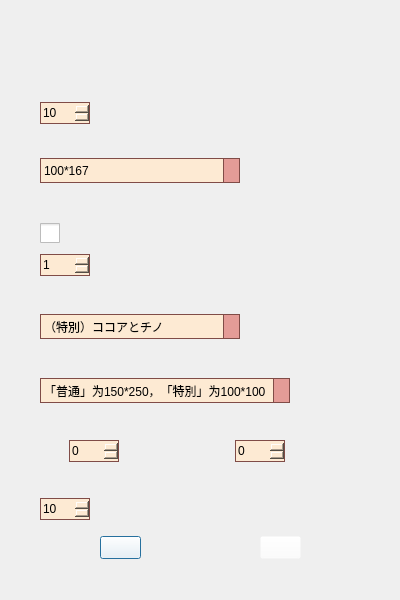
<?xml version="1.0" encoding="UTF-8"?>
<ui version="4.0">
 <class>ToolsSetExtraClass</class>
 <widget class="QDialog" name="ToolsSetExtraClass">
  <property name="geometry">
   <rect>
    <x>0</x>
    <y>0</y>
    <width>400</width>
    <height>600</height>
   </rect>
  </property>
  <property name="windowTitle">
   <string>设置</string>
  </property>
  <property name="windowIcon">
   <iconset resource="tools.qrc">
    <normaloff>:/picture_tools/icon/picture_tools/icon/icon_main_mainwindow.png</normaloff>:/picture_tools/icon/picture_tools/icon/icon_main_mainwindow.png</iconset>
  </property>
  <property name="windowOpacity">
   <double>5.000000000000000</double>
  </property>
  <widget class="QSpinBox" name="spinBox_3">
   <property name="geometry">
    <rect>
     <x>69</x>
     <y>440</y>
     <width>50</width>
     <height>22</height>
    </rect>
   </property>
   <property name="contextMenuPolicy">
    <enum>Qt::NoContextMenu</enum>
   </property>
   <property name="styleSheet">
    <string notr="true">/*按钮未按下*/
QSpinBox::up-button
{
    image: url(:/picture_tools/spinbox/picture_tools/spinbox_style/up_button.png);     
    background: #FDEAD3;
}
QSpinBox::down-button
{
    image: url(:/picture_tools/spinbox/picture_tools/spinbox_style/down_button.png); 
    background: #FDEAD3;
}
/*按钮按下*/
QSpinBox::up-button:pressed
{
    image: url(:/picture_tools/spinbox/picture_tools/spinbox_style/up_button.png);   
    background: #FDEAD3;     
}
QSpinBox::down-button:pressed
{
    image: url(:/picture_tools/spinbox/picture_tools/spinbox_style/down_button.png); 
    background: #FDEAD3;
}
/*总体设置*/
QSpinBox
{
    border: 1px solid #804C47;
    background: #FDEAD3;
}</string>
   </property>
   <property name="maximum">
    <number>9999</number>
   </property>
  </widget>
  <widget class="QSpinBox" name="spinBox_4">
   <property name="geometry">
    <rect>
     <x>235</x>
     <y>440</y>
     <width>50</width>
     <height>22</height>
    </rect>
   </property>
   <property name="contextMenuPolicy">
    <enum>Qt::NoContextMenu</enum>
   </property>
   <property name="styleSheet">
    <string notr="true">/*按钮未按下*/
QSpinBox::up-button
{
    image: url(:/picture_tools/spinbox/picture_tools/spinbox_style/up_button.png);     
    background: #FDEAD3;
}
QSpinBox::down-button
{
    image: url(:/picture_tools/spinbox/picture_tools/spinbox_style/down_button.png); 
    background: #FDEAD3;
}
/*按钮按下*/
QSpinBox::up-button:pressed
{
    image: url(:/picture_tools/spinbox/picture_tools/spinbox_style/up_button.png);   
    background: #FDEAD3;     
}
QSpinBox::down-button:pressed
{
    image: url(:/picture_tools/spinbox/picture_tools/spinbox_style/down_button.png); 
    background: #FDEAD3;
}
/*总体设置*/
QSpinBox
{
    border: 1px solid #804C47;
    background: #FDEAD3;
}</string>
   </property>
   <property name="maximum">
    <number>9999</number>
   </property>
  </widget>
  <widget class="QPushButton" name="pushButton_apply">
   <property name="geometry">
    <rect>
     <x>100</x>
     <y>536</y>
     <width>41</width>
     <height>23</height>
    </rect>
   </property>
   <property name="styleSheet">
    <string notr="true">QPushButton
{
    background: rgb(255,255,255,0);
}</string>
   </property>
   <property name="text">
    <string/>
   </property>
  </widget>
  <widget class="QPushButton" name="pushButton_cancel">
   <property name="geometry">
    <rect>
     <x>260</x>
     <y>536</y>
     <width>41</width>
     <height>23</height>
    </rect>
   </property>
   <property name="styleSheet">
    <string notr="true">QPushButton
{
    background: rgb(255,255,255,0);
}</string>
   </property>
   <property name="text">
    <string/>
   </property>
  </widget>
  <widget class="QComboBox" name="comboBox_3">
   <property name="geometry">
    <rect>
     <x>40</x>
     <y>378</y>
     <width>250</width>
     <height>25</height>
    </rect>
   </property>
   <property name="contextMenuPolicy">
    <enum>Qt::PreventContextMenu</enum>
   </property>
   <property name="autoFillBackground">
    <bool>false</bool>
   </property>
   <property name="styleSheet">
    <string notr="true">QComboBox
{
    border: 1px solid #804C47;
    border-radius: 0px;
    padding: 1px 3px 1px 3px;
    min-width: 6px;
}
QComboBox:editable
{
    background: #FDEAD3;
}
QComboBox:!editable
{
    background: #FDEAD3;
}
QComboBox:!editable:on, QComboBox::drop-down:editable:on
{
    background: #FDEAD3;  
}
QComboBox::drop-down:editable
{
    background: #E49C97;
}
QComboBox::drop-down:editable
{
    background: #E49C97;
}
QComboBox::drop-down:editable
{
    background: #E49C97;
}
QComboBox::drop-down:!editable
{
    background: #E49C97;
}
QComboBox::drop-down:!editable
{
    background: #E49C97;
}
QComboBox::drop-down
{
    subcontrol-origin: padding;
    subcontrol-position: top right;
    width: 15px;
    border-left-width: 1px;
    border-left-color: #804C47;
    border-left-style: solid;
    border-top-right-radius: 0px;
    border-bottom-right-radius: 0px;
}
QComboBox::down-arrow
{
    image: url(:/picture_tools/combobox/picture_tools/combobox_style/arrow.png);
}
QComboBox::down-arrow:on
{ 
     image: url(:/picture_tools/combobox/picture_tools/combobox_style/arrow.png);
}
QComboBox QAbstractItemView  
{  
    border: 1px solid #804C47;
    background: #FDEAD3;
    selection-background-color: #E49C97;
    color: #461C0A;  
    selection-color: #FFFFFF;
}
QComboBox QScrollBar::vertical
{
    margin: 9px 0px 9px 0px;
    border-image: url(:/picture_tools/scrollbar/picture_tools/scrollbar_style/line_vertical.png);
    border: 0px; 
    width: 9px;
}
QComboBox QScrollBar::handle:vertical {
    border-image: url(:/picture_tools/scrollbar/picture_tools/scrollbar_style/button_vertical.png);
    min-height:10px;
}
QComboBox QScrollBar::handle:vertical:pressed 
{
    border-image: url(:/picture_tools/scrollbar/picture_tools/scrollbar_style/button_vertical.png); }
QComboBox QScrollBar::add-page:vertical 
{
    border-image: url(:/picture_tools/scrollbar/picture_tools/scrollbar_style/line_vertical.png);
}
QComboBox QScrollBar::sub-page:vertical 
{
    border-image: url(:/picture_tools/scrollbar/picture_tools/scrollbar_style/line_vertical.png);
}
QComboBox QScrollBar::sub-line:vertical 
{
    subcontrol-origin: margin;
    border: 0px solid black;
    height:9px
}
QComboBox QScrollBar::add-line:vertical 
{
    subcontrol-origin: margin;
    border: 0px solid black;
    height:9px
}
QComboBox QScrollBar::down-arrow:vertical
{
    image: url(:/picture_tools/scrollbar/picture_tools/scrollbar_style/down.png);
}
QComboBox QScrollBar::up-arrow:vertical
{
    image: url(:/picture_tools/scrollbar/picture_tools/scrollbar_style/up.png);
}
QComboBox QScrollBar::horizontal
{
    margin: 0px 9px 0px 9px;
    border-image: url(:/picture_tools/scrollbar/picture_tools/scrollbar_style/line_horizental.png);
    border: 0px;
    height: 9px;
}
QComboBox QScrollBar::handle:horizontal 
{
    border-image: url(:/picture_tools/scrollbar/picture_tools/scrollbar_style/button_horizental.png);
    min-width:10px;
}
QTableWidget QScrollBar::handle:horizontal:pressed
{
    border-image: url(:/picture_tools/scrollbar/picture_tools/scrollbar_style/button_horizental.png);
}
QTableWidget QScrollBar::add-page:horizontal 
{
    border-image: url(:/picture_tools/scrollbar/picture_tools/scrollbar_style/button_horizental.png);
}
QTableWidget QScrollBar::sub-page:horizontal 
{
    border-image: url(:/picture_tools/scrollbar/picture_tools/scrollbar_style/button_horizental.png);
}
QComboBox QScrollBar::add-line:horizontal 
{
    subcontrol-origin: margin;
    border: 0px solid black;
    width:9px
}
QComboBox QScrollBar::sub-line:horizontal 
{
    subcontrol-origin: margin;
    border: 0px solid black;
    width:9px
}
QComboBox QScrollBar::left-arrow:horizontal
{
    image: url(:/picture_tools/scrollbar/picture_tools/scrollbar_style/left.png);
}
QTableWidget QScrollBar::right-arrow:horizontal
{
    image: url(:/picture_tools/scrollbar/picture_tools/scrollbar_style/right.png);
}</string>
   </property>
   <property name="editable">
    <bool>false</bool>
   </property>
   <property name="currentIndex">
    <number>0</number>
   </property>
   <property name="maxVisibleItems">
    <number>7</number>
   </property>
   <property name="maxCount">
    <number>2147483646</number>
   </property>
   <property name="insertPolicy">
    <enum>QComboBox::InsertAtBottom</enum>
   </property>
   <item>
    <property name="text">
     <string>「普通」为150*250，「特別」为100*100</string>
    </property>
   </item>
   <item>
    <property name="text">
     <string>「普通」为100*167，「特別」为75*75</string>
    </property>
   </item>
   <item>
    <property name="text">
     <string>「普通」为75*125，「特別」为50*50</string>
    </property>
   </item>
   <item>
    <property name="text">
     <string>「普通」为50*83，「特別」为25*25</string>
    </property>
   </item>
  </widget>
  <widget class="QComboBox" name="comboBox_1">
   <property name="geometry">
    <rect>
     <x>40</x>
     <y>158</y>
     <width>200</width>
     <height>25</height>
    </rect>
   </property>
   <property name="contextMenuPolicy">
    <enum>Qt::PreventContextMenu</enum>
   </property>
   <property name="autoFillBackground">
    <bool>false</bool>
   </property>
   <property name="styleSheet">
    <string notr="true">QComboBox
{
    border: 1px solid #804C47;
    border-radius: 0px;
    padding: 1px 3px 1px 3px;
    min-width: 6px;
}
QComboBox:editable
{
    background: #FDEAD3;
}
QComboBox:!editable
{
    background: #FDEAD3;
}
QComboBox:!editable:on, QComboBox::drop-down:editable:on
{
    background: #FDEAD3;  
}
QComboBox::drop-down:editable
{
    background: #E49C97;
}
QComboBox::drop-down:editable
{
    background: #E49C97;
}
QComboBox::drop-down:editable
{
    background: #E49C97;
}
QComboBox::drop-down:!editable
{
    background: #E49C97;
}
QComboBox::drop-down:!editable
{
    background: #E49C97;
}
QComboBox::drop-down
{
    subcontrol-origin: padding;
    subcontrol-position: top right;
    width: 15px;
    border-left-width: 1px;
    border-left-color: #804C47;
    border-left-style: solid;
    border-top-right-radius: 0px;
    border-bottom-right-radius: 0px;
}
QComboBox::down-arrow
{
    image: url(:/picture_tools/combobox/picture_tools/combobox_style/arrow.png);
}
QComboBox::down-arrow:on
{ 
     image: url(:/picture_tools/combobox/picture_tools/combobox_style/arrow.png);
}
QComboBox QAbstractItemView  
{  
    border: 1px solid #804C47;
    background: #FDEAD3;
    selection-background-color: #E49C97;
    color: #461C0A;  
    selection-color: #FFFFFF;
}
QComboBox QScrollBar::vertical
{
    margin: 9px 0px 9px 0px;
    border-image: url(:/picture_tools/scrollbar/picture_tools/scrollbar_style/line_vertical.png);
    border: 0px; 
    width: 9px;
}
QComboBox QScrollBar::handle:vertical {
    border-image: url(:/picture_tools/scrollbar/picture_tools/scrollbar_style/button_vertical.png);
    min-height:10px;
}
QComboBox QScrollBar::handle:vertical:pressed 
{
    border-image: url(:/picture_tools/scrollbar/picture_tools/scrollbar_style/button_vertical.png); }
QComboBox QScrollBar::add-page:vertical 
{
    border-image: url(:/picture_tools/scrollbar/picture_tools/scrollbar_style/line_vertical.png);
}
QComboBox QScrollBar::sub-page:vertical 
{
    border-image: url(:/picture_tools/scrollbar/picture_tools/scrollbar_style/line_vertical.png);
}
QComboBox QScrollBar::sub-line:vertical 
{
    subcontrol-origin: margin;
    border: 0px solid black;
    height:9px
}
QComboBox QScrollBar::add-line:vertical 
{
    subcontrol-origin: margin;
    border: 0px solid black;
    height:9px
}
QComboBox QScrollBar::down-arrow:vertical
{
    image: url(:/picture_tools/scrollbar/picture_tools/scrollbar_style/down.png);
}
QComboBox QScrollBar::up-arrow:vertical
{
    image: url(:/picture_tools/scrollbar/picture_tools/scrollbar_style/up.png);
}
QComboBox QScrollBar::horizontal
{
    margin: 0px 9px 0px 9px;
    border-image: url(:/picture_tools/scrollbar/picture_tools/scrollbar_style/line_horizental.png);
    border: 0px;
    height: 9px;
}
QComboBox QScrollBar::handle:horizontal 
{
    border-image: url(:/picture_tools/scrollbar/picture_tools/scrollbar_style/button_horizental.png);
    min-width:10px;
}
QTableWidget QScrollBar::handle:horizontal:pressed
{
    border-image: url(:/picture_tools/scrollbar/picture_tools/scrollbar_style/button_horizental.png);
}
QTableWidget QScrollBar::add-page:horizontal 
{
    border-image: url(:/picture_tools/scrollbar/picture_tools/scrollbar_style/button_horizental.png);
}
QTableWidget QScrollBar::sub-page:horizontal 
{
    border-image: url(:/picture_tools/scrollbar/picture_tools/scrollbar_style/button_horizental.png);
}
QComboBox QScrollBar::add-line:horizontal 
{
    subcontrol-origin: margin;
    border: 0px solid black;
    width:9px
}
QComboBox QScrollBar::sub-line:horizontal 
{
    subcontrol-origin: margin;
    border: 0px solid black;
    width:9px
}
QComboBox QScrollBar::left-arrow:horizontal
{
    image: url(:/picture_tools/scrollbar/picture_tools/scrollbar_style/left.png);
}
QTableWidget QScrollBar::right-arrow:horizontal
{
    image: url(:/picture_tools/scrollbar/picture_tools/scrollbar_style/right.png);
}</string>
   </property>
   <property name="editable">
    <bool>false</bool>
   </property>
   <property name="currentIndex">
    <number>1</number>
   </property>
   <property name="maxVisibleItems">
    <number>7</number>
   </property>
   <property name="maxCount">
    <number>2147483646</number>
   </property>
   <property name="insertPolicy">
    <enum>QComboBox::InsertAtBottom</enum>
   </property>
   <item>
    <property name="text">
     <string>150*250</string>
    </property>
   </item>
   <item>
    <property name="text">
     <string>100*167</string>
    </property>
   </item>
   <item>
    <property name="text">
     <string>75*125</string>
    </property>
   </item>
   <item>
    <property name="text">
     <string>50*83</string>
    </property>
   </item>
  </widget>
  <widget class="QSpinBox" name="spinBox_1">
   <property name="geometry">
    <rect>
     <x>40</x>
     <y>102</y>
     <width>50</width>
     <height>22</height>
    </rect>
   </property>
   <property name="contextMenuPolicy">
    <enum>Qt::NoContextMenu</enum>
   </property>
   <property name="styleSheet">
    <string notr="true">/*按钮未按下*/
QSpinBox::up-button
{
    image: url(:/picture_tools/spinbox/picture_tools/spinbox_style/up_button.png);     
    background: #FDEAD3;
}
QSpinBox::down-button
{
    image: url(:/picture_tools/spinbox/picture_tools/spinbox_style/down_button.png); 
    background: #FDEAD3;
}
/*按钮按下*/
QSpinBox::up-button:pressed
{
    image: url(:/picture_tools/spinbox/picture_tools/spinbox_style/up_button.png);   
    background: #FDEAD3;     
}
QSpinBox::down-button:pressed
{
    image: url(:/picture_tools/spinbox/picture_tools/spinbox_style/down_button.png); 
    background: #FDEAD3;
}
/*总体设置*/
QSpinBox
{
    border: 1px solid #804C47;
    background: #FDEAD3;
}</string>
   </property>
   <property name="maximum">
    <number>10</number>
   </property>
   <property name="value">
    <number>10</number>
   </property>
  </widget>
  <widget class="QCheckBox" name="checkBox">
   <property name="geometry">
    <rect>
     <x>40</x>
     <y>223</y>
     <width>20</width>
     <height>20</height>
    </rect>
   </property>
   <property name="styleSheet">
    <string notr="true">QCheckBox{spacing: 5px;color: white;}
QCheckBox::indicator {width: 20px;height: 20px;}
QCheckBox::indicator:enabled:unchecked {image: url(:/picture_tools/radiobutton/picture_tools/radiobutton_style/radiobutton_off.png);}
QCheckBox::indicator:enabled:unchecked:hover  {image: url(:/picture_tools/radiobutton/picture_tools/radiobutton_style/radiobutton_off.png);}
QCheckBox::indicator:enabled:unchecked:pressed {image: url(:/picture_tools/radiobutton/picture_tools/radiobutton_style/radiobutton_off.png);}
QCheckBox::indicator:enabled:checked {image: url(:/picture_tools/radiobutton/picture_tools/radiobutton_style/radiobutton_on.png);}
QCheckBox::indicator:enabled:checked:hover {image: url(:/picture_tools/radiobutton/picture_tools/radiobutton_style/radiobutton_on.png);}
QCheckBox::indicator:enabled:checked:pressed {image: url(:/picture_tools/radiobutton/picture_tools/radiobutton_style/radiobutton_on.png);}</string>
   </property>
   <property name="text">
    <string/>
   </property>
  </widget>
  <widget class="QSpinBox" name="spinBox_2">
   <property name="geometry">
    <rect>
     <x>40</x>
     <y>254</y>
     <width>50</width>
     <height>22</height>
    </rect>
   </property>
   <property name="contextMenuPolicy">
    <enum>Qt::NoContextMenu</enum>
   </property>
   <property name="styleSheet">
    <string notr="true">/*按钮未按下*/
QSpinBox::up-button
{
    image: url(:/picture_tools/spinbox/picture_tools/spinbox_style/up_button.png);     
    background: #FDEAD3;
}
QSpinBox::down-button
{
    image: url(:/picture_tools/spinbox/picture_tools/spinbox_style/down_button.png); 
    background: #FDEAD3;
}
/*按钮按下*/
QSpinBox::up-button:pressed
{
    image: url(:/picture_tools/spinbox/picture_tools/spinbox_style/up_button.png);   
    background: #FDEAD3;     
}
QSpinBox::down-button:pressed
{
    image: url(:/picture_tools/spinbox/picture_tools/spinbox_style/down_button.png); 
    background: #FDEAD3;
}
/*总体设置*/
QSpinBox
{
    border: 1px solid #804C47;
    background: #FDEAD3;
}</string>
   </property>
   <property name="minimum">
    <number>1</number>
   </property>
   <property name="maximum">
    <number>3600</number>
   </property>
   <property name="value">
    <number>1</number>
   </property>
  </widget>
  <widget class="QComboBox" name="comboBox_2">
   <property name="geometry">
    <rect>
     <x>40</x>
     <y>314</y>
     <width>200</width>
     <height>25</height>
    </rect>
   </property>
   <property name="contextMenuPolicy">
    <enum>Qt::PreventContextMenu</enum>
   </property>
   <property name="autoFillBackground">
    <bool>false</bool>
   </property>
   <property name="styleSheet">
    <string notr="true">QComboBox
{
    border: 1px solid #804C47;
    border-radius: 0px;
    padding: 1px 3px 1px 3px;
    min-width: 6px;
}
QComboBox:editable
{
    background: #FDEAD3;
}
QComboBox:!editable
{
    background: #FDEAD3;
}
QComboBox:!editable:on, QComboBox::drop-down:editable:on
{
    background: #FDEAD3;  
}
QComboBox::drop-down:editable
{
    background: #E49C97;
}
QComboBox::drop-down:editable
{
    background: #E49C97;
}
QComboBox::drop-down:editable
{
    background: #E49C97;
}
QComboBox::drop-down:!editable
{
    background: #E49C97;
}
QComboBox::drop-down:!editable
{
    background: #E49C97;
}
QComboBox::drop-down
{
    subcontrol-origin: padding;
    subcontrol-position: top right;
    width: 15px;
    border-left-width: 1px;
    border-left-color: #804C47;
    border-left-style: solid;
    border-top-right-radius: 0px;
    border-bottom-right-radius: 0px;
}
QComboBox::down-arrow
{
    image: url(:/picture_tools/combobox/picture_tools/combobox_style/arrow.png);
}
QComboBox::down-arrow:on
{ 
     image: url(:/picture_tools/combobox/picture_tools/combobox_style/arrow.png);
}
QComboBox QAbstractItemView  
{  
    border: 1px solid #804C47;
    background: #FDEAD3;
    selection-background-color: #E49C97;
    color: #461C0A;  
    selection-color: #FFFFFF;
}
QComboBox QScrollBar::vertical
{
    margin: 9px 0px 9px 0px;
    border-image: url(:/picture_tools/scrollbar/picture_tools/scrollbar_style/line_vertical.png);
    border: 0px; 
    width: 9px;
}
QComboBox QScrollBar::handle:vertical {
    border-image: url(:/picture_tools/scrollbar/picture_tools/scrollbar_style/button_vertical.png);
    min-height:10px;
}
QComboBox QScrollBar::handle:vertical:pressed 
{
    border-image: url(:/picture_tools/scrollbar/picture_tools/scrollbar_style/button_vertical.png); }
QComboBox QScrollBar::add-page:vertical 
{
    border-image: url(:/picture_tools/scrollbar/picture_tools/scrollbar_style/line_vertical.png);
}
QComboBox QScrollBar::sub-page:vertical 
{
    border-image: url(:/picture_tools/scrollbar/picture_tools/scrollbar_style/line_vertical.png);
}
QComboBox QScrollBar::sub-line:vertical 
{
    subcontrol-origin: margin;
    border: 0px solid black;
    height:9px
}
QComboBox QScrollBar::add-line:vertical 
{
    subcontrol-origin: margin;
    border: 0px solid black;
    height:9px
}
QComboBox QScrollBar::down-arrow:vertical
{
    image: url(:/picture_tools/scrollbar/picture_tools/scrollbar_style/down.png);
}
QComboBox QScrollBar::up-arrow:vertical
{
    image: url(:/picture_tools/scrollbar/picture_tools/scrollbar_style/up.png);
}
QComboBox QScrollBar::horizontal
{
    margin: 0px 9px 0px 9px;
    border-image: url(:/picture_tools/scrollbar/picture_tools/scrollbar_style/line_horizental.png);
    border: 0px;
    height: 9px;
}
QComboBox QScrollBar::handle:horizontal 
{
    border-image: url(:/picture_tools/scrollbar/picture_tools/scrollbar_style/button_horizental.png);
    min-width:10px;
}
QTableWidget QScrollBar::handle:horizontal:pressed
{
    border-image: url(:/picture_tools/scrollbar/picture_tools/scrollbar_style/button_horizental.png);
}
QTableWidget QScrollBar::add-page:horizontal 
{
    border-image: url(:/picture_tools/scrollbar/picture_tools/scrollbar_style/button_horizental.png);
}
QTableWidget QScrollBar::sub-page:horizontal 
{
    border-image: url(:/picture_tools/scrollbar/picture_tools/scrollbar_style/button_horizental.png);
}
QComboBox QScrollBar::add-line:horizontal 
{
    subcontrol-origin: margin;
    border: 0px solid black;
    width:9px
}
QComboBox QScrollBar::sub-line:horizontal 
{
    subcontrol-origin: margin;
    border: 0px solid black;
    width:9px
}
QComboBox QScrollBar::left-arrow:horizontal
{
    image: url(:/picture_tools/scrollbar/picture_tools/scrollbar_style/left.png);
}
QTableWidget QScrollBar::right-arrow:horizontal
{
    image: url(:/picture_tools/scrollbar/picture_tools/scrollbar_style/right.png);
}</string>
   </property>
   <property name="editable">
    <bool>false</bool>
   </property>
   <property name="currentIndex">
    <number>4</number>
   </property>
   <property name="maxVisibleItems">
    <number>7</number>
   </property>
   <property name="maxCount">
    <number>2147483646</number>
   </property>
   <property name="insertPolicy">
    <enum>QComboBox::InsertAtBottom</enum>
   </property>
   <item>
    <property name="text">
     <string>（普通）魔法少女　チノ</string>
    </property>
   </item>
   <item>
    <property name="text">
     <string>（普通）ソーサラー　チノ</string>
    </property>
   </item>
   <item>
    <property name="text">
     <string>（普通）ガンナー　マヤ</string>
    </property>
   </item>
   <item>
    <property name="text">
     <string>（普通）バーサーカー　メグ</string>
    </property>
   </item>
   <item>
    <property name="text">
     <string>（特別）ココアとチノ</string>
    </property>
   </item>
   <item>
    <property name="text">
     <string>（特別）ティッピー</string>
    </property>
   </item>
   <item>
    <property name="text">
     <string>（特別）なし</string>
    </property>
   </item>
  </widget>
  <widget class="QSpinBox" name="spinBox_5">
   <property name="geometry">
    <rect>
     <x>40</x>
     <y>498</y>
     <width>50</width>
     <height>22</height>
    </rect>
   </property>
   <property name="contextMenuPolicy">
    <enum>Qt::NoContextMenu</enum>
   </property>
   <property name="styleSheet">
    <string notr="true">/*按钮未按下*/
QSpinBox::up-button
{
    image: url(:/picture_tools/spinbox/picture_tools/spinbox_style/up_button.png);     
    background: #FDEAD3;
}
QSpinBox::down-button
{
    image: url(:/picture_tools/spinbox/picture_tools/spinbox_style/down_button.png); 
    background: #FDEAD3;
}
/*按钮按下*/
QSpinBox::up-button:pressed
{
    image: url(:/picture_tools/spinbox/picture_tools/spinbox_style/up_button.png);   
    background: #FDEAD3;     
}
QSpinBox::down-button:pressed
{
    image: url(:/picture_tools/spinbox/picture_tools/spinbox_style/down_button.png); 
    background: #FDEAD3;
}
/*总体设置*/
QSpinBox
{
    border: 1px solid #804C47;
    background: #FDEAD3;
}</string>
   </property>
   <property name="maximum">
    <number>10</number>
   </property>
   <property name="value">
    <number>10</number>
   </property>
  </widget>
 </widget>
 <resources>
  <include location="tools.qrc"/>
 </resources>
 <connections/>
</ui>
